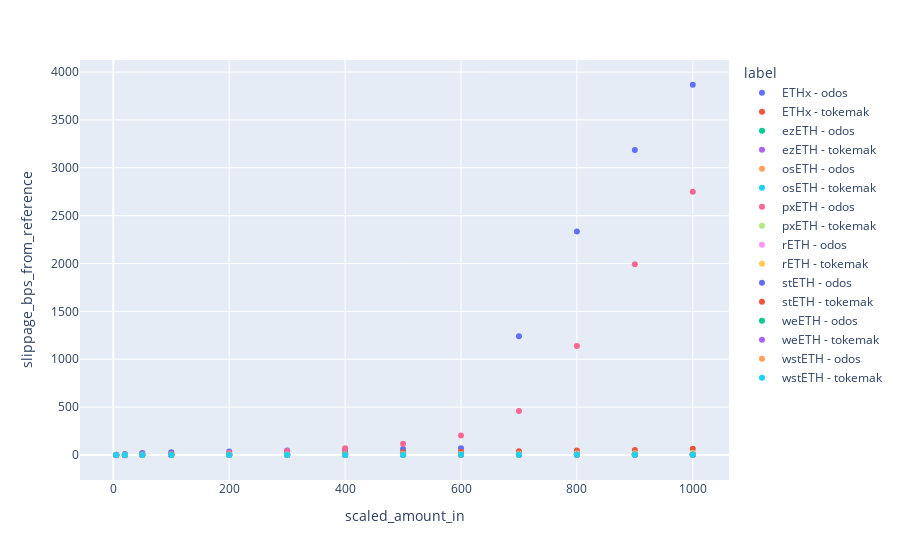

Source (notebook cell):
### Code cell
px.scatter(agg_df, x="scaled_amount_in", y="slippage_bps_from_reference", color="label")

### Figure 1 — Plotly figure (JSON) as saved in the notebook; plotly's stock layout.template omitted (floating-point values rounded to 4 significant figures)
{"data": [{"hovertemplate": "label=ETHx - odos<br>scaled_amount_in=%{x}<br>slippage_bps_from_reference=%{y}<extra></extra>", "legendgroup": "ETHx - odos", "marker": {"color": "#636efa", "symbol": "circle"}, "mode": "markers", "name": "ETHx - odos", "orientation": "v", "showlegend": true, "type": "scatter", "x": [5, 20, 50, 100, 200, 300, 400, 500, 600, 700, 800, 900, 1000], "xaxis": "x", "y": [3.238, 9.336, 20.48, 27.74, 37.13, 45.38, 53.47, 61.39, 70.45, 1240.0, 2334.0, 3186.0, 3867.0], "yaxis": "y"}, {"hovertemplate": "label=ETHx - tokemak<br>scaled_amount_in=%{x}<br>slippage_bps_from_reference=%{y}<extra></extra>", "legendgroup": "ETHx - tokemak", "marker": {"color": "#EF553B", "symbol": "circle"}, "mode": "markers", "name": "ETHx - tokemak", "orientation": "v", "showlegend": true, "type": "scatter", "x": [5, 20, 50, 100, 200, 300, 400, 500, 600, 700, 800, 900, 1000], "xaxis": "x", "y": [-3.236, -2.66, -1.402, 0.9332, 6.79, 14.27, 20.9, 27.23, 33.5, 39.83, 46.29, 52.87, 65.53], "yaxis": "y"}, {"hovertemplate": "label=ezETH - odos<br>scaled_amount_in=%{x}<br>slippage_bps_from_reference=%{y}<extra></extra>", "legendgroup": "ezETH - odos", "marker": {"color": "#00cc96", "symbol": "circle"}, "mode": "markers", "name": "ezETH - odos", "orientation": "v", "showlegend": true, "type": "scatter", "x": [5, 20, 50, 100, 200, 300, 400, 500, 600, 700, 800, 900, 1000], "xaxis": "x", "y": [0, 0.43, 1.367, 2.384, 3.108, 3.539, 3.895, 4.223, 4.537, 4.843, 5.144, 5.442, 5.738], "yaxis": "y"}, {"hovertemplate": "label=ezETH - tokemak<br>scaled_amount_in=%{x}<br>slippage_bps_from_reference=%{y}<extra></extra>", "legendgroup": "ezETH - tokemak", "marker": {"color": "#ab63fa", "symbol": "circle"}, "mode": "markers", "name": "ezETH - tokemak", "orientation": "v", "showlegend": true, "type": "scatter", "x": [5, 20, 50, 100, 200, 300, 400, 500, 600, 700, 800, 900, 1000], "xaxis": "x", "y": [0, 0.43, 1.367, 2.384, 3.108, 3.539, 3.895, 4.223, 4.537, 4.843, 5.144, 5.442, 5.738], "yaxis": "y"}, {"hovertemplate": "label=osETH - odos<br>scaled_amount_in=%{x}<br>slippage_bps_from_reference=%{y}<extra></extra>", "legendgroup": "osETH - odos", "marker": {"color": "#FFA15A", "symbol": "circle"}, "mode": "markers", "name": "osETH - odos", "orientation": "v", "showlegend": true, "type": "scatter", "x": [5, 20, 50, 100, 200, 300, 400, 500, 600, 700, 800, 900, 1000], "xaxis": "x", "y": [0.7885, 0.9196, 1.182, 1.621, 2.505, 3.398, 4.302, 5.218, 6.148, 7.094, 8.058, 9.042, 10.05], "yaxis": "y"}, {"hovertemplate": "label=osETH - tokemak<br>scaled_amount_in=%{x}<br>slippage_bps_from_reference=%{y}<extra></extra>", "legendgroup": "osETH - tokemak", "marker": {"color": "#19d3f3", "symbol": "circle"}, "mode": "markers", "name": "osETH - tokemak", "orientation": "v", "showlegend": true, "type": "scatter", "x": [5, 20, 50, 100, 200, 300, 400, 500, 600, 700, 800, 900, 1000], "xaxis": "x", "y": [-0.7889, -0.7307, -0.612, -0.4154, -0.01452, 0.3427, 0.655, 0.9598, 1.236, 1.522, 1.806, 2.09, 2.377], "yaxis": "y"}, {"hovertemplate": "label=pxETH - odos<br>scaled_amount_in=%{x}<br>slippage_bps_from_reference=%{y}<extra></extra>", "legendgroup": "pxETH - odos", "marker": {"color": "#FF6692", "symbol": "circle"}, "mode": "markers", "name": "pxETH - odos", "orientation": "v", "showlegend": true, "type": "scatter", "x": [5, 20, 50, 100, 200, 300, 400, 500, 600, 700, 800, 900, 1000], "xaxis": "x", "y": [0.476, 2.043, 4.916, 9.944, 23.25, 42.17, 70.54, 115.9, 204.1, 459.3, 1138.0, 1991.0, 2749.0], "yaxis": "y"}, {"hovertemplate": "label=pxETH - tokemak<br>scaled_amount_in=%{x}<br>slippage_bps_from_reference=%{y}<extra></extra>", "legendgroup": "pxETH - tokemak", "marker": {"color": "#B6E880", "symbol": "circle"}, "mode": "markers", "name": "pxETH - tokemak", "orientation": "v", "showlegend": true, "type": "scatter", "x": [5, 20, 50, 100, 200, 300, 400, 500, 600, 700, 800, 900, 1000], "xaxis": "x", "y": [-0.476, 0.3659, 1.2, 2.069, 3.647, 5.238, 6.895, 8.682, 10.58, 12.71, 14.98, 17.37, 20.01], "yaxis": "y"}, {"hovertemplate": "label=rETH - odos<br>scaled_amount_in=%{x}<br>slippage_bps_from_reference=%{y}<extra></extra>", "legendgroup": "rETH - odos", "marker": {"color": "#FF97FF", "symbol": "circle"}, "mode": "markers", "name": "rETH - odos", "orientation": "v", "showlegend": true, "type": "scatter", "x": [5, 20, 50, 100, 200, 300, 400, 500, 600, 700, 800, 900, 1000], "xaxis": "x", "y": [0, 0.02412, 0.07236, 0.1628, 0.7191, 1.606, 2.856, 4.114, 5.397, 6.848, 8.551, 10.48, 12.7], "yaxis": "y"}, {"hovertemplate": "label=rETH - tokemak<br>scaled_amount_in=%{x}<br>slippage_bps_from_reference=%{y}<extra></extra>", "legendgroup": "rETH - tokemak", "marker": {"color": "#FECB52", "symbol": "circle"}, "mode": "markers", "name": "rETH - tokemak", "orientation": "v", "showlegend": true, "type": "scatter", "x": [5, 20, 50, 100, 200, 300, 400, 500, 600, 700, 800, 900, 1000], "xaxis": "x", "y": [0, 0.02412, 0.07236, 0.1628, 0.7191, 1.481, 2.471, 3.497, 4.532, 5.572, 6.652, 7.919, 9.22], "yaxis": "y"}, {"hovertemplate": "label=stETH - odos<br>scaled_amount_in=%{x}<br>slippage_bps_from_reference=%{y}<extra></extra>", "legendgroup": "stETH - odos", "marker": {"color": "#636efa", "symbol": "circle"}, "mode": "markers", "name": "stETH - odos", "orientation": "v", "showlegend": true, "type": "scatter", "x": [5, 20, 50, 100, 200, 300, 400, 500, 600, 700, 800, 900, 1000], "xaxis": "x", "y": [0, 0.2747, 0.3764, 0.4691, 0.4871, 0.6772, 0.6069, 0.6916, 0.7429, 0.7885, 0.8524, 0.9167, 0.9807], "yaxis": "y"}, {"hovertemplate": "label=stETH - tokemak<br>scaled_amount_in=%{x}<br>slippage_bps_from_reference=%{y}<extra></extra>", "legendgroup": "stETH - tokemak", "marker": {"color": "#EF553B", "symbol": "circle"}, "mode": "markers", "name": "stETH - tokemak", "orientation": "v", "showlegend": true, "type": "scatter", "x": [5, 20, 50, 100, 200, 300, 400, 500, 600, 700, 800, 900, 1000], "xaxis": "x", "y": [0, 0.2451, 0.3421, 0.4339, 0.5808, 0.6581, 0.5781, 0.6714, 0.7202, 0.7666, 0.8304, 0.8945, 0.9587], "yaxis": "y"}, {"hovertemplate": "label=weETH - odos<br>scaled_amount_in=%{x}<br>slippage_bps_from_reference=%{y}<extra></extra>", "legendgroup": "weETH - odos", "marker": {"color": "#00cc96", "symbol": "circle"}, "mode": "markers", "name": "weETH - odos", "orientation": "v", "showlegend": true, "type": "scatter", "x": [5, 20, 50, 100, 200, 300, 400, 500, 600, 700, 800, 900, 1000], "xaxis": "x", "y": [0.01856, 1.485, 1.957, 2.154, 2.32, 2.444, 2.555, 2.66, 2.763, 2.865, 2.966, 3.066, 3.166], "yaxis": "y"}, {"hovertemplate": "label=weETH - tokemak<br>scaled_amount_in=%{x}<br>slippage_bps_from_reference=%{y}<extra></extra>", "legendgroup": "weETH - tokemak", "marker": {"color": "#ab63fa", "symbol": "circle"}, "mode": "markers", "name": "weETH - tokemak", "orientation": "v", "showlegend": true, "type": "scatter", "x": [5, 20, 50, 100, 200, 300, 400, 500, 600, 700, 800, 900, 1000], "xaxis": "x", "y": [-0.01856, 0.2889, 1.204, 1.749, 2.093, 2.267, 2.405, 2.526, 2.638, 2.746, 2.852, 2.955, 3.056], "yaxis": "y"}, {"hovertemplate": "label=wstETH - odos<br>scaled_amount_in=%{x}<br>slippage_bps_from_reference=%{y}<extra></extra>", "legendgroup": "wstETH - odos", "marker": {"color": "#FFA15A", "symbol": "circle"}, "mode": "markers", "name": "wstETH - odos", "orientation": "v", "showlegend": true, "type": "scatter", "x": [5, 20, 50, 100, 200, 300, 400, 500, 600, 700, 800, 900, 1000], "xaxis": "x", "y": [0, 0.2562, 0.3571, 0.4106, 0.4539, 0.5323, 0.6096, 0.6867, 0.7639, 0.8412, 0.9189, 0.9768, 1.052], "yaxis": "y"}, {"hovertemplate": "label=wstETH - tokemak<br>scaled_amount_in=%{x}<br>slippage_bps_from_reference=%{y}<extra></extra>", "legendgroup": "wstETH - tokemak", "marker": {"color": "#19d3f3", "symbol": "circle"}, "mode": "markers", "name": "wstETH - tokemak", "orientation": "v", "showlegend": true, "type": "scatter", "x": [5, 20, 50, 100, 200, 300, 400, 500, 600, 700, 800, 900, 1000], "xaxis": "x", "y": [0, 0.2606, 0.3571, 0.3978, 0.4309, 0.5099, 0.5874, 0.6647, 0.7419, 0.8193, 0.8969, 0.9556, 1.036], "yaxis": "y"}], "layout": {"legend": {"title": {"text": "label"}, "tracegroupgap": 0}, "margin": {"t": 60}, "xaxis": {"anchor": "y", "domain": [0, 1], "title": {"text": "scaled_amount_in"}}, "yaxis": {"anchor": "x", "domain": [0, 1], "title": {"text": "slippage_bps_from_reference"}}}}
